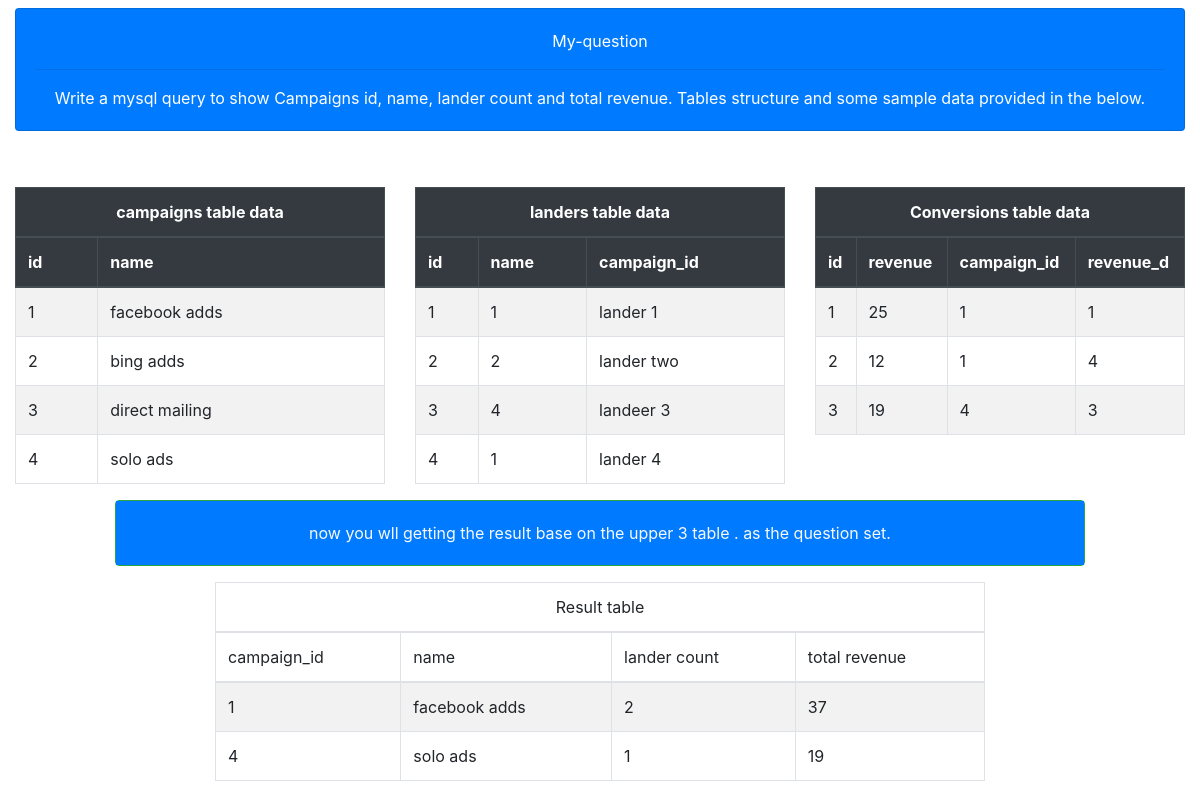
The page / on the database its author committed.
### tables this page shows
CREATE TABLE `campaigns` (
  `id` int(11) NOT NULL,
  `name` varchar(255) NOT NULL
);

CREATE TABLE `landers` (
  `id` int(11) NOT NULL,
  `name` varchar(255) NOT NULL,
  `campaign_id` int(11) NOT NULL
);

CREATE TABLE `conversions` (
  `id` int(11) NOT NULL,
  `revenue` float NOT NULL,
  `campaign_id` int(11) NOT NULL,
  `lander_id` int(11) NOT NULL
);

### index.php (called while the page is built)
<?php
require_once "connection.php";
	$db=new connection('localhost','test','root','');
  	$campaigns=$db->selectAll('campaigns');
  	$landers=$db->selectAll('landers');
  	$conversions=$db->selectAll('conversions');
  	$exec_results= $db->resultExecuted();
 require_once "view.php";

### connection.php (called while the page is built, shortened)
<?php
class connection{
	  private $host;
	  private $db_name;
	  private $user_name;
	  private $user_password;
	  private $options=[
	  			\PDO::ATTR_ERRMODE  => \PDO::ERRMODE_EXCEPTION,
	  			\PDO::ATTR_EMULATE_PREPARES   => false,
	  			\PDO::ATTR_DEFAULT_FETCH_MODE => \PDO::FETCH_ASSOC,
	  ];
	  public function __construct($host,$db_name,$user_name,$password){
	  						$this->host=$host;
	  						$this->db_name=$db_name;
	  						$this->user_name=$user_name;
	  						$this->user_password=$password;
	  }
	   public function getDbConnection(){
	   			try{
	   				$connect=new \PDO("mysql:host=$this->host;dbname=$this->db_name",$this->user_name,$this->user_password,$this->options);
	   				return $connect;
	   			}
	   			catch(\PDOException $e){
	   				 print $e->getMessage();
	   			}}
	   			public function selectAll($table_name){
	   						try{
	   						$sql="select *  from $table_name";
	   						$statement=$this->getDbConnection()->prepare($sql);
	   						$statement->execute();
	   						$results=$statement->fetchAll(PDO::FETCH_OBJ);
	   						return $results;
	   						}
	   						catch(\PDOException $e){
	   							 echo "PDO EXCEPTION OCCURED:: ".$e->getMessage();
	   						}
	   			}
	   			public function resultExecuted(){
	   						   $sql="select con.campaign_id, cam.name, count(con.lander_id) 'lander_count',sum(con.revenue) 'total_revenue' from conversions con join campaigns cam on con.campaign_id=cam.id group by con.campaign_id";
	   						   try{
	   						   		$statement=$this->getDbConnection()->prepare($sql);
	   						   		$statement->execute();
	   						   		$results=$statement->fetchAll(PDO::FETCH_OBJ);
	   						   		return $results;
	   						   }
	   						   catch(\PDOException $e){
	   						   	  echo "Exception : ".$e->getMessage();
	   						   }
	   			}
	   }

### view.php (the view, shortened to what this page needs)
<!DOCTYPE html>
<html>
<head>
	<link rel="stylesheet" href="bootstrap/css/bootstrap.min.css">
</head>
<body>
   <div class="container-fluid">
   	<div class="row">
   		<div class="col-md-12">
   			<div class="card bg-primary my-2 text-center text-white">
   				<div class="card-body">
   					 <div class="card-text">
   					 	My-question
   					 </div>
   					 <hr>
   					<div class="card-text">
 						Write a mysql query to show Campaigns id, name, lander count and total
						revenue. Tables structure and some sample data provided in the
						below.
   					</div>
   				</div>
   			</div>
   		</div>
   	</div>
   	<div class="row mt-5">
   		<div class="col-md-4">
   			<div class="table-responsive">
   				<table class="table table-bordered table-striped">
   					<thead class="thead-dark">
   						<tr> <th colspan="2" class="text-center"> campaigns table data</th></tr>
   						<tr>
   						<th>id</th>
   						<th>name</th>
   						</tr>
   					</thead>
   					<tbody>
   						<?php foreach($campaigns as $campaign): ?>
   							<tr> <td><?= $campaign->id ?></td> <td><?= $campaign->name?></td></tr>
   						<?php endforeach; ?>
   					</tbody>
   				</table>
   			</div>
   		</div>
   		<div class="col-md-4">
   			<div class="table-responsive">
   				<table class="table table-bordered table-striped">
   					<thead class="thead-dark">
   						<tr> <th colspan="3" class="text-center"> landers table data</th></tr>
   						<tr>
   						<th>id</th>
   						<th>name</th>
   						<th>campaign_id</th>
   						</tr>
   					</thead>
   					<tbody>
   						<?php foreach($landers as $lander): ?>
   							<tr> <td><?= $lander->id ?></td> <td> <?= $lander->campaign_id ?></td><td><?= $lander->name?></td></tr>
   						<?php endforeach; ?>
   					</tbody>
   				</table>
   			</div>
   		</div>
   		<div class="col-md-4">
   			<div class="table-responsive">
   				<table class="table table-striped table-bordered table-hover">
   					<thead class="thead-dark">
   						<tr> <th colspan="4" class="text-center"> Conversions table data</th></tr>
   						<tr>
   						<th>id</th>
   						<th>revenue</th>
   						<th>campaign_id</th>
   						<th>revenue_d</th>
   						</tr>
   					</thead>
   					<tbody>
   						<?php foreach($conversions as $conversion): ?>
   							<tr>
								<td><?= $conversion->id?></td>
								<td><?= $conversion->revenue ?></td>
								<td><?= $conversion->campaign_id ?></td>
								<td><?= $conversion->lander_id ?></td>
   							</tr>
   						<?php endforeach; ?>
   					</tbody>
   				</table>
   			</div>
   		</div>
   	</div>
    <div class="row">
    	 <div class="col-md-10 mx-auto mb-3">
    	 		<div class="card border-success text-center">
    	 			<div class="card-body bg-primary text-light">
    	 				<div class="card-text">
    	 					now you wll getting the result base on the upper 3 table . as the question set.
    	 				</div>
    	 			</div>
    	 		</div>
    	 	</div>
    </div>
   	<div class="row">
   		 <div class="col-md-8 mx-auto">
			<div class="table-responsive">
				<table class="table table-bordered table-striped table-hover">
					<thead class="thead-dark">
						<tr><td colspan="4" class="text-center">Result table</td></tr>
						<tr>
						<td>campaign_id</td>
						<td>name</td>
						<td>lander count</td>
						<td> total revenue</td></tr>
					</thead>
					<tbody>
						<?php foreach($exec_results as $result): ?>
							<tr>
								<td><?= $result->campaign_id ?></td>
							<td><?= $result->name ?></td>
							<td><?= $result->lander_count?></td>
							<td><?= $result->total_revenue ?></td>
							</tr>
						<?php endforeach ; ?>
					</tbody>
				</table>
			</div>
   		 </div>
   	</div>
   </div>
</body>
</html>

### rows shown on the page
campaigns: id "1", name "facebook adds"
campaigns: id "2", name "bing adds"
campaigns: id "3", name "direct mailing"
campaigns: id "4", name "solo ads"
landers: id "1", campaign "1", name "lander 1"
landers: id "2", campaign "2", name "lander two"
landers: id "3", campaign "4", name "landeer 3"
landers: id "4", campaign "1", name "lander 4"
conversions: id "1", revenue "25", campaign "1", lander "1"
conversions: id "2", revenue "12", campaign "1", lander "4"
conversions: id "3", revenue "19", campaign "4", lander "3"

### other values the page prints
$result->campaign_id "1"
$result->name "facebook adds"
$result->lander_count "2"
$result->total_revenue "37"
$result->campaign_id "4"
$result->name "solo ads"
$result->lander_count "1"
$result->total_revenue "19"
